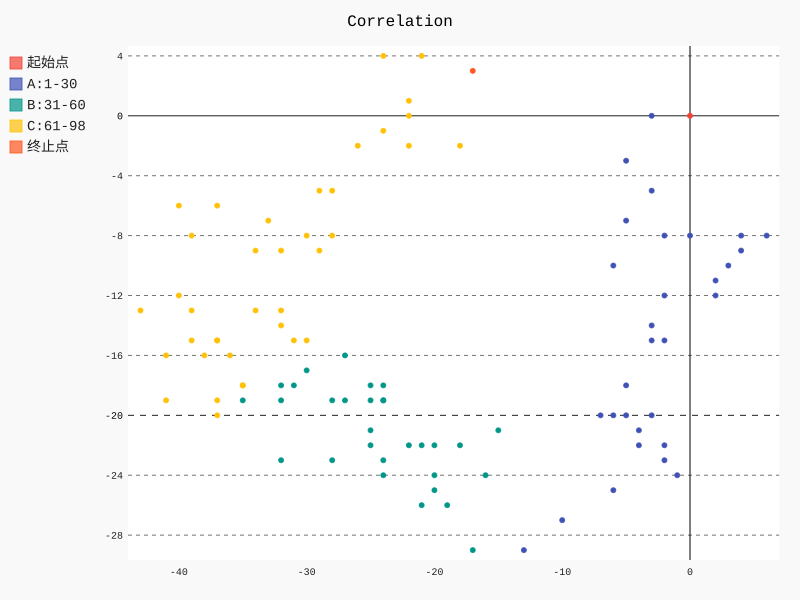

Here is the Python script that generated this plot:
import pygal
from RandomWalk.random_walk import RandomWalk

rw = RandomWalk(100)
rw.fill_walk()
values = [rw.x_values, rw.y_values]
values_list = [i for i in zip(*values)]

xy_chart = pygal.XY(stroke=False)
xy_chart.title = 'Correlation'


xy_chart.add('起始点', [values_list[0]])
xy_chart.add('A:1-30', values_list[1:31])
xy_chart.add('B:31-60', values_list[31:61])
xy_chart.add('C:61-98', values_list[61:99])
xy_chart.add('终止点', [values_list[-1]])

xy_chart.render_to_file('rw_visual.svg')
